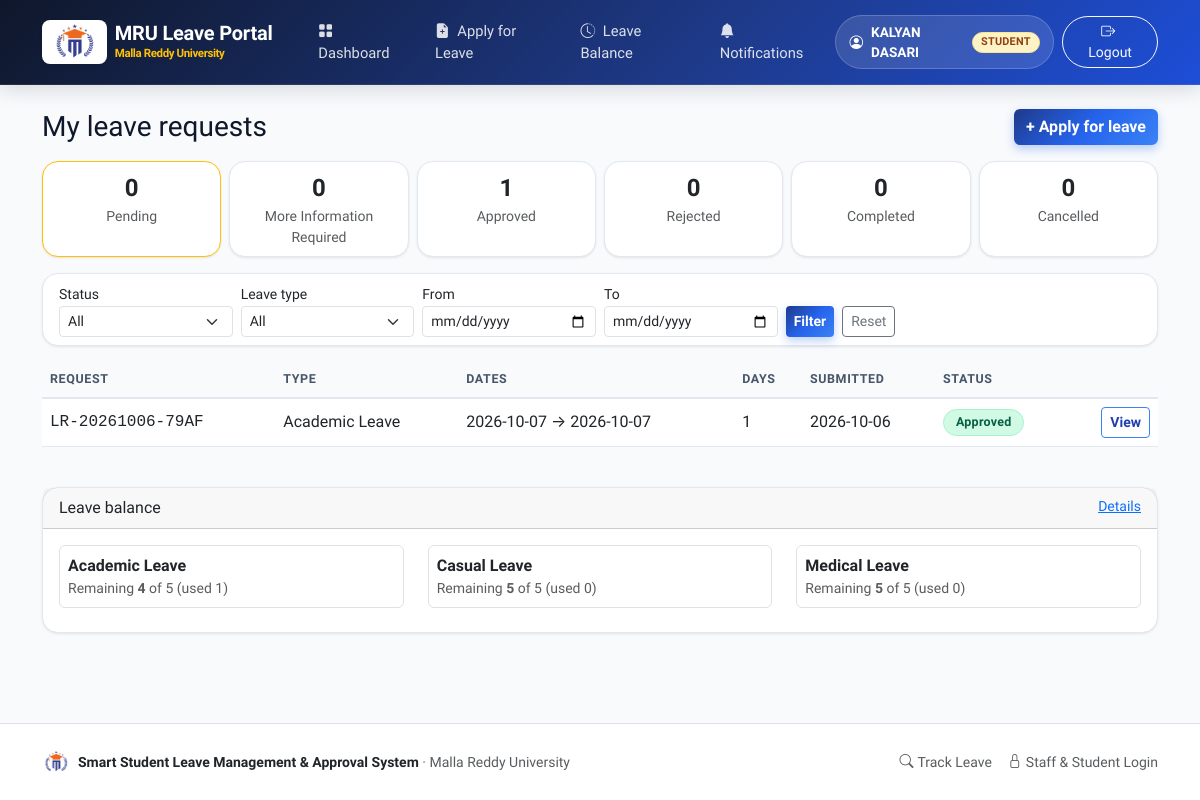
Page /student/ (signed in) on the committed database.
### tables this page shows
CREATE TABLE users (
    id INTEGER PRIMARY KEY AUTOINCREMENT,
    name TEXT NOT NULL,
    roll_no TEXT,
    email TEXT NOT NULL COLLATE NOCASE UNIQUE,
    password_hash TEXT NOT NULL,
    role TEXT NOT NULL CHECK (role IN ('student', 'faculty', 'hod', 'admin')),
    department_id INTEGER REFERENCES departments(id),
    branch_id INTEGER REFERENCES branches(id),
    active INTEGER NOT NULL DEFAULT 1,
    created_at TEXT NOT NULL
);

CREATE TABLE leave_requests (
    id INTEGER PRIMARY KEY AUTOINCREMENT,
    request_no TEXT NOT NULL UNIQUE,
    student_id INTEGER NOT NULL REFERENCES users(id),
    leave_type_id INTEGER NOT NULL REFERENCES leave_types(id),
    start_date TEXT NOT NULL,
    end_date TEXT NOT NULL,
    reason TEXT NOT NULL,
    contact_info TEXT NOT NULL,
    attachment_path TEXT,
    status TEXT NOT NULL DEFAULT 'Pending'
        CHECK (status IN ('Draft', 'Pending', 'More Information Required', 'Approved', 'Rejected', 'Cancelled', 'Completed')),
    current_level INTEGER NOT NULL DEFAULT 1,
    created_at TEXT NOT NULL,
    updated_at TEXT NOT NULL
);

CREATE TABLE leave_types (
    id INTEGER PRIMARY KEY AUTOINCREMENT,
    name TEXT NOT NULL UNIQUE,
    description TEXT NOT NULL DEFAULT '',
    max_days INTEGER NOT NULL DEFAULT 10,
    requires_document INTEGER NOT NULL DEFAULT 0,
    hod_required INTEGER NOT NULL DEFAULT 0,
    active INTEGER NOT NULL DEFAULT 1
);

CREATE TABLE leave_balances (
    id INTEGER PRIMARY KEY AUTOINCREMENT,
    student_id INTEGER NOT NULL REFERENCES users(id),
    leave_type_id INTEGER NOT NULL REFERENCES leave_types(id),
    academic_year TEXT NOT NULL,
    allocated INTEGER NOT NULL DEFAULT 0,
    used INTEGER NOT NULL DEFAULT 0,
    remaining INTEGER NOT NULL DEFAULT 0,
    UNIQUE (student_id, leave_type_id, academic_year)
);

### leave_management/student.py (the view)
@bp.route("/")
@roles_required("student")
def dashboard():
    finalize_completed()
    student_id = g.user["id"]
    status = request.args.get("status", "")
    leave_type = request.args.get("type", "")
    date_from = request.args.get("from", "")
    date_to = request.args.get("to", "")
    page = page_number(request.args.get("page"))
    where = ["r.student_id = ?"]
    args = [student_id]
    if status:
        where.append("r.status = ?")
        args.append(status)
    if leave_type:
        where.append("r.leave_type_id = ?")
        args.append(int(leave_type))
    if parse_date(date_from):
        where.append("r.end_date >= ?")
        args.append(date_from)
    if parse_date(date_to):
        where.append("r.start_date <= ?")
        args.append(date_to)
    clause = " AND ".join(where)
    per_page = current_app.config["PER_PAGE"]
    total = query(f"SELECT COUNT(*) AS n FROM leave_requests r WHERE {clause}", args, one=True)["n"]
    rows = query(
        f"""SELECT r.*, t.name AS leave_type_name, t.requires_document
            FROM leave_requests r JOIN leave_types t ON t.id = r.leave_type_id
            WHERE {clause}
            ORDER BY r.created_at DESC
            LIMIT ? OFFSET ?""",
        (*args, per_page, (page - 1) * per_page),
    )
    holidays = load_holiday_dates(query)
    requests = [
        {**dict(row), "days": working_days(parse_date(row["start_date"]), parse_date(row["end_date"]), holidays)}
        for row in rows
    ]
    stats = {
        s["status"]: s["n"]
        for s in query(
            "SELECT status, COUNT(*) AS n FROM leave_requests WHERE student_id = ? GROUP BY status",
            (student_id,),
        )
    }
    _ensure_student_balances(student_id)
    balances = query(
        """SELECT b.*, t.name AS leave_type_name FROM leave_balances b
           JOIN leave_types t ON t.id = b.leave_type_id
           WHERE b.student_id = ? ORDER BY t.name""",
        (student_id,),
    )
    leave_types = query("SELECT * FROM leave_types WHERE active = 1 ORDER BY name")
    return render_template(
        "student/dashboard.html",
        requests=requests,
        stats=stats,
        balances=balances,
        leave_types=leave_types,
        page=page,
        total=total,
        per_page=per_page,
        filters={"status": status, "type": leave_type, "from": date_from, "to": date_to},
    )

### templates/student/dashboard.html (shortened to what this page needs)
{% extends "base.html" %}
{% from "_macros.html" import status_badge, pager %}
{% block content %}
<div class="d-flex justify-content-between align-items-center flex-wrap gap-2 mb-3">
  <h3 class="mb-0">My leave requests</h3>
  <a href="{{ url_for('student.new_request') }}" class="btn btn-primary">+ Apply for leave</a>
</div>
<div class="row g-2 mb-3">
  {% for label, key in [('Pending', 'Pending'), ('More Information Required', 'More Information Required'), ('Approved', 'Approved'), ('Rejected', 'Rejected'), ('Completed', 'Completed'), ('Cancelled', 'Cancelled')] %}
  <div class="col-6 col-md-4 col-xl-2">
    <div class="card text-center h-100 {{ 'border-warning' if key == 'Pending' }}">
      <div class="card-body py-2">
        <div class="fs-4 fw-semibold">{{ stats.get(key, 0) }}</div>
        <div class="small text-muted">{{ label }}</div>
      </div>
    </div>
  </div>
  {% endfor %}
</div>
<div class="card mb-3">
  <div class="card-body py-2">
    <form class="row g-2 align-items-end" method="get">
      <div class="col-6 col-md-2">
        <label class="form-label small mb-0">Status</label>
        <select name="status" class="form-select form-select-sm">
          <option value="">All</option>
        </select>
      </div>
      <div class="col-6 col-md-2">
        <label class="form-label small mb-0">Leave type</label>
        <select name="type" class="form-select form-select-sm">
          <option value="">All</option>
        </select>
      </div>
      <div class="col-6 col-md-2">
        <label class="form-label small mb-0">From</label>
        <input type="date" name="from" value="{{ filters.from }}" class="form-control form-control-sm">
      </div>
      <div class="col-6 col-md-2">
        <label class="form-label small mb-0">To</label>
        <input type="date" name="to" value="{{ filters.to }}" class="form-control form-control-sm">
      </div>
      <div class="col-12 col-md-4 d-flex gap-2">
        <button class="btn btn-sm btn-primary">Filter</button>
        <a href="{{ url_for('student.dashboard') }}" class="btn btn-sm btn-outline-secondary">Reset</a>
      </div>
    </form>
  </div>
</div>
{% if not requests %}
<div class="alert alert-light border text-center py-5">
  <p class="mb-1"><strong>No leave requests found.</strong></p>
  <p class="text-muted mb-2">Adjust the filters or submit your first request.</p>
  <a href="{{ url_for('student.new_request') }}" class="btn btn-outline-primary btn-sm">Apply for leave</a>
</div>
{% else %}
<div class="table-responsive">
  <table class="table table-hover align-middle">
    <thead class="table-light">
      <tr>
        <th>Request</th><th>Type</th><th>Dates</th><th>Days</th><th>Submitted</th><th>Status</th><th></th>
      </tr>
    </thead>
    <tbody>
      {% for r in requests %}
      <tr>
        <td class="font-monospace">{{ r.request_no }}</td>
        <td>{{ r.leave_type_name }}</td>
        <td>{{ r.start_date }} &rarr; {{ r.end_date }}</td>
        <td>{{ r.days }}</td>
        <td>{{ r.created_at[:10] }}</td>
        <td>{{ status_badge(r.status) }}</td>
        <td class="text-end"><a class="btn btn-sm btn-outline-primary" href="{{ url_for('student.detail', request_id=r.id) }}">View</a></td>
      </tr>
      {% endfor %}
    </tbody>
  </table>
</div>
{% endif %}
<div class="card mt-4">
  <div class="card-header d-flex justify-content-between">
    <span>Leave balance</span>
    <a href="{{ url_for('student.balances') }}" class="small">Details</a>
  </div>
  <div class="card-body">
    {% if balances %}
    <div class="row">
      {% for b in balances %}
      <div class="col-md-4 mb-2">
        <div class="border rounded p-2 h-100">
          <div class="fw-semibold">{{ b.leave_type_name }}</div>
          <div class="small text-muted">Remaining <strong>{{ b.remaining }}</strong> of {{ b.allocated }} (used {{ b.used }})</div>
        </div>
      </div>
      {% endfor %}
    </div>
    {% else %}
    <p class="text-muted mb-0">No leave balances have been allocated yet.</p>
    {% endif %}
  </div>
</div>
{% endblock %}

### templates/base.html (shortened to what this page needs)
<!DOCTYPE html>
<html lang="en">
<head>
  <link href="https://cdn.jsdelivr.net/npm/bootstrap@5.3.0/dist/css/bootstrap.min.css" rel="stylesheet">
  <link href="https://cdn.jsdelivr.net/npm/bootstrap-icons@1.11.3/font/bootstrap-icons.min.css" rel="stylesheet">
  <link href="{{ url_for('static', filename='styles.css') }}" rel="stylesheet">
</head>
<body>
<nav class="navbar navbar-expand-lg mru-navbar no-print">
  <div class="container">
    <a class="navbar-brand mru-brand-title d-flex align-items-center gap-2" href="{{ url_for('main.dashboard') }}">
      <div class="bg-white rounded-3 px-2 py-1 shadow-sm d-flex align-items-center justify-content-center border border-white border-opacity-50" style="height: 44px;">
        <img src="{{ url_for('static', filename='images/mru-logo.png') }}" alt="Malla Reddy University" style="height: 36px; width: auto; object-fit: contain;">
      </div>
      <div class="d-flex flex-column">
        <span class="fw-bold fs-5 text-white" style="letter-spacing: -0.01em; line-height: 1.15;">MRU Leave Portal</span>
        <span class="text-warning small" style="font-size: 0.72rem; font-weight: 600;">Malla Reddy University</span>
      </div>
    </a>
    <div class="collapse navbar-collapse" id="nav">
      <ul class="navbar-nav me-auto ps-lg-3">
        {% if current_user %}
          {% if current_user.role == 'student' %}
            <li class="nav-item"><a class="nav-link" href="{{ url_for('student.dashboard') }}"><i class="bi bi-grid-fill me-1"></i> Dashboard</a></li>
            <li class="nav-item"><a class="nav-link" href="{{ url_for('student.new_request') }}"><i class="bi bi-file-earmark-plus-fill me-1"></i> Apply for Leave</a></li>
            <li class="nav-item"><a class="nav-link" href="{{ url_for('student.balances') }}"><i class="bi bi-clock-history me-1"></i> Leave Balance</a></li>
          {% elif current_user.role in ('faculty', 'hod') %}
            <li class="nav-item"><a class="nav-link" href="{{ url_for('review.dashboard') }}"><i class="bi bi-clipboard-check-fill me-1"></i> Review Queue</a></li>
          {% endif %}
          <li class="nav-item">
            <a class="nav-link" href="{{ url_for('main.notifications') }}">
              <i class="bi bi-bell-fill me-1"></i> Notifications
            </a>
          </li>
        {% else %}
          <li class="nav-item"><a class="nav-link" href="{{ url_for('main.dashboard') }}"><i class="bi bi-house-door-fill me-1"></i> Home</a></li>
          <li class="nav-item"><a class="nav-link" href="{{ url_for('main.track') }}"><i class="bi bi-search me-1"></i> Track Leave</a></li>
        {% endif %}
      </ul>
      <ul class="navbar-nav align-items-lg-center gap-2">
        {% if current_user %}
          <li class="nav-item">
            <div class="user-pill">
              <i class="bi bi-person-circle"></i>
              <span>{{ current_user.name }}</span>
              <span class="badge bg-warning text-dark text-uppercase py-1 px-2" style="font-size: 0.68rem;">{{ current_user.role }}</span>
            </div>
          </li>
          <li class="nav-item">
            <form method="post" action="{{ url_for('auth.logout') }}" class="d-inline">
              <button class="btn btn-outline-light btn-sm px-3 rounded-pill">
                <i class="bi bi-box-arrow-right me-1"></i> Logout
              </button>
            </form>
          </li>
        {% endif %}
      </ul>
    </div>
  </div>
</nav>
<main class="container py-4">
  {% block content %}{% endblock %}
</main>
<footer class="mt-auto py-4 bg-white border-top text-muted small no-print">
  <div class="container d-flex flex-column flex-md-row justify-content-between align-items-center gap-3">
    <div class="d-flex align-items-center gap-2">
      <img src="{{ url_for('static', filename='images/mru-logo.png') }}" alt="MRU Logo" style="height: 28px; width: 28px; object-fit: contain;">
      <span><strong class="text-dark">Smart Student Leave Management &amp; Approval System</strong> &middot; Malla Reddy University</span>
    </div>
    <div class="d-flex gap-3">
      <a href="{{ url_for('main.track') }}" class="text-decoration-none text-muted"><i class="bi bi-search me-1"></i>Track Leave</a>
      <a href="{{ url_for('auth.login') }}" class="text-decoration-none text-muted"><i class="bi bi-lock me-1"></i>Staff &amp; Student Login</a>
    </div>
  </div>
</footer>
</body>
</html>

### templates/_macros.html (shortened to what this page needs)
{% macro status_badge(status) %}
{% set cls = {
  'Pending': 'bg-warning text-dark',
  'Approved': 'bg-success',
  'Rejected': 'bg-danger',
  'Completed': 'bg-primary',
  'Cancelled': 'bg-secondary',
  'Draft': 'bg-secondary',
  'More Information Required': 'bg-info text-dark'
} %}
<span class="badge {{ cls.get(status, 'bg-secondary') }}">{{ status }}</span>
{% endmacro %}

### rows in the picture
users: name "KALYAN DASARI", role "STUDENT"
leave_requests: get "1", status "Approved", request_no "LR-20261006-79AF", leave_type_name "Academic Leave", start_date "2026-10-07", end_date "2026-10-07", days "1", created_at "2026-10-06"
leave_balances: leave_type_name "Academic Leave", remaining "4", allocated "5", used "1"
leave_balances: leave_type_name "Casual Leave", remaining "5", allocated "5", used "0"
leave_balances: leave_type_name "Medical Leave", remaining "5", allocated "5", used "0"

### other values in the picture
{{ stats.get(key, 0) }} "0" "0" "0" "0" "0"
{{ label }} "Pending" "More Information Required" "Rejected" "Completed" "Cancelled"
